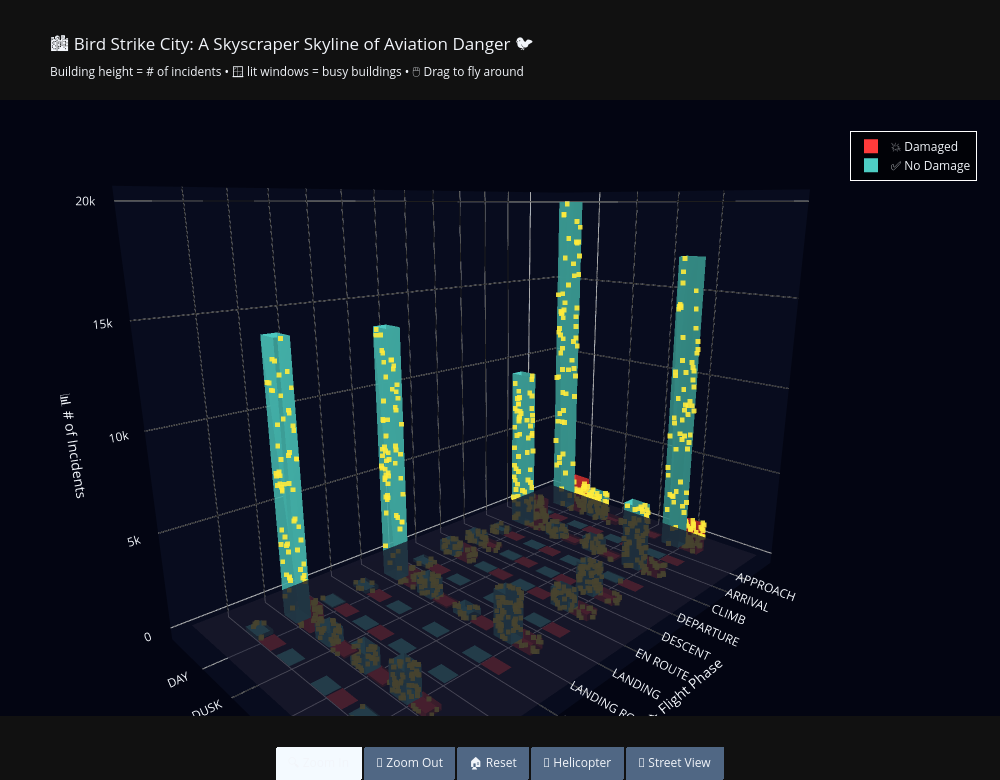

The notebook cell saved with this chart:
### Markdown cell above
## Exercise 4 (extra credit)

Create a new (fun) additional visualization of a type that we did not cover in class using the same dataset. You can look for inspirations [here](https://plotly.com/python/)! Explain your chart, including choice of dimensions, values, and encodings in comments or a markdown text box.

### Code cell
# Exercise 4: 3D Bird Strike SKYSCRAPER CITY! 🏙️🐦
#
# Real 3D buildings (boxes) where each building represents a combination of
# Flight Phase × Visibility, and the building's HEIGHT shows how many bird
# strikes happened in that combo. The taller the building, the more dangerous!
#
# Dimensions:
#   - X axis: Flight Phase (each phase = a row of buildings)
#   - Y axis: Visibility (Day, Night, Dawn, Dusk)
#   - Z axis (height): Number of incidents
# Color: Aircraft Damage (red glowing = damaged, green = no damage)
#
# It's a futuristic data city you can fly around in! 🌃✨

import pandas as pd
import plotly.graph_objects as go
import numpy as np

# Load and clean
bird_df = pd.read_csv("bird_strikes.csv")
bird_df["Damage Status"] = bird_df["Aircraft Damage"].map({1: "Damaged", 0: "No Damage"})
df = bird_df.dropna(subset=["Flight Phase", "Visibility", "Damage Status"])

grouped = df.groupby(
    ["Flight Phase", "Visibility", "Damage Status"]
)["Record ID"].count().reset_index(name="Incidents")

phases = list(grouped["Flight Phase"].unique())
visibilities = ["DAY", "DUSK", "DAWN", "NIGHT"]
phase_to_x = {p: i * 2 for i, p in enumerate(phases)}  # spaced apart
vis_to_y = {v: i * 2 for i, v in enumerate(visibilities)}

damage_colors = {"Damaged": "#FF3B3B", "No Damage": "#4ECDC4"}

# Helper function: build a box (skyscraper) at position (cx, cy) with given height
def make_building(cx, cy, height, width=0.7, color="#4ECDC4", name="", hover=""):
    # 8 corners of a box
    x = [cx-width, cx+width, cx+width, cx-width, cx-width, cx+width, cx+width, cx-width]
    y = [cy-width, cy-width, cy+width, cy+width, cy-width, cy-width, cy+width, cy+width]
    z = [0, 0, 0, 0, height, height, height, height]

    # 12 triangles to form the 6 faces of the box
    i = [0, 0, 0, 0, 4, 4, 1, 1, 2, 2, 3, 3]
    j = [1, 2, 4, 3, 5, 6, 5, 6, 6, 7, 7, 4]
    k = [2, 3, 5, 4, 6, 7, 6, 2, 7, 3, 4, 0]

    return go.Mesh3d(
        x=x, y=y, z=z,
        i=i, j=j, k=k,
        color=color,
        opacity=0.92,
        flatshading=True,
        name=name,
        hovertext=hover,
        hoverinfo="text",
        showlegend=False,
        lighting=dict(
            ambient=0.4,
            diffuse=0.9,
            specular=0.6,
            roughness=0.3,
            fresnel=0.2
        ),
        lightposition=dict(x=200, y=200, z=400)
    )

# Helper: add glowing "window dots" on the building sides for nighttime city vibes ✨
def make_windows(cx, cy, height, width=0.7):
    if height < 50:
        return None  # too small for windows
    # Random window dots scattered on the front faces
    n_windows = int(min(height / 30, 60))
    np.random.seed(int(cx * 100 + cy * 10))  # consistent windows per building
    window_x, window_y, window_z = [], [], []
    for _ in range(n_windows):
        side = np.random.choice([0, 1, 2, 3])
        h = np.random.uniform(20, height - 10)
        offset = np.random.uniform(-width * 0.7, width * 0.7)
        if side == 0:    # front
            window_x.append(cx + offset); window_y.append(cy - width - 0.01); window_z.append(h)
        elif side == 1:  # back
            window_x.append(cx + offset); window_y.append(cy + width + 0.01); window_z.append(h)
        elif side == 2:  # left
            window_x.append(cx - width - 0.01); window_y.append(cy + offset); window_z.append(h)
        else:            # right
            window_x.append(cx + width + 0.01); window_y.append(cy + offset); window_z.append(h)
    return go.Scatter3d(
        x=window_x, y=window_y, z=window_z,
        mode="markers",
        marker=dict(size=2.5, color="#FFEB3B", opacity=0.9, symbol="square"),
        showlegend=False,
        hoverinfo="skip"
    )

fig = go.Figure()

# Build all the skyscrapers!
for _, row in grouped.iterrows():
    if row["Visibility"] not in vis_to_y:
        continue
    cx = phase_to_x[row["Flight Phase"]]
    cy = vis_to_y[row["Visibility"]]
    height = row["Incidents"]
    color = damage_colors[row["Damage Status"]]

    # Damaged buildings stack on top of no-damage ones (no overlap)
    if row["Damage Status"] == "Damaged":
        cy += 0.85  # offset slightly so damaged sits next to no-damage

    hover = (f"<b>{row['Flight Phase']}</b><br>"
             f"Visibility: {row['Visibility']}<br>"
             f"Status: {row['Damage Status']}<br>"
             f"Incidents: {row['Incidents']:,}")

    fig.add_trace(make_building(cx, cy, height, width=0.4, color=color, hover=hover))

    # Add windows for tall buildings
    windows = make_windows(cx, cy, height, width=0.4)
    if windows:
        fig.add_trace(windows)

# Add a "ground" plane for the city to sit on
ground_x = [-2, max(phase_to_x.values()) + 2, max(phase_to_x.values()) + 2, -2]
ground_y = [-2, -2, max(vis_to_y.values()) + 3, max(vis_to_y.values()) + 3]
ground_z = [0, 0, 0, 0]
fig.add_trace(go.Mesh3d(
    x=ground_x, y=ground_y, z=ground_z,
    i=[0, 0], j=[1, 2], k=[2, 3],
    color="#1a1a2e",
    opacity=0.8,
    showlegend=False,
    hoverinfo="skip",
    lighting=dict(ambient=0.5)
))

# Fake legend entries
for status, color in damage_colors.items():
    label = "💥 Damaged" if status == "Damaged" else "✅ No Damage"
    fig.add_trace(go.Scatter3d(
        x=[None], y=[None], z=[None],
        mode="markers",
        marker=dict(size=14, color=color, symbol="square"),
        name=label,
        showlegend=True
    ))

fig.update_layout(
    title="🏙️ Bird Strike City: A Skyscraper Skyline of Aviation Danger 🐦<br><sub>Building height = # of incidents • 🪟 lit windows = busy buildings • 🖱️ Drag to fly around</sub>",
    width=1000,
    height=780,
    template="plotly_dark",
    scene=dict(
        xaxis=dict(
            title="✈️ Flight Phase",
            tickvals=list(phase_to_x.values()),
            ticktext=list(phase_to_x.keys()),
            gridcolor="rgba(255,255,255,0.05)",
            backgroundcolor="rgb(8, 12, 30)"
        ),
        yaxis=dict(
            title="👁️ Visibility",
            tickvals=list(vis_to_y.values()),
            ticktext=list(vis_to_y.keys()),
            gridcolor="rgba(255,255,255,0.05)",
            backgroundcolor="rgb(8, 12, 30)"
        ),
        zaxis=dict(
            title="📊 # of Incidents",
            gridcolor="rgba(255,255,255,0.05)",
            backgroundcolor="rgb(8, 12, 30)"
        ),
        bgcolor="rgb(3, 5, 18)",
        camera=dict(eye=dict(x=1.8, y=1.8, z=0.7)),
        aspectratio=dict(x=2, y=1.2, z=1.5)
    ),
    margin=dict(t=100, l=0, r=0, b=20),
    legend=dict(bgcolor="rgba(0,0,0,0.6)", bordercolor="white", borderwidth=1, x=0.85, y=0.95),
    updatemenus=[
        dict(
            type="buttons",
            direction="right",
            x=0.5, y=-0.05, xanchor="center",
            buttons=[
                dict(label="🔍 Zoom In",
                     method="relayout",
                     args=[{"scene.camera.eye": dict(x=1.0, y=1.0, z=0.5)}]),
                dict(label="🔭 Zoom Out",
                     method="relayout",
                     args=[{"scene.camera.eye": dict(x=3.0, y=3.0, z=1.5)}]),
                dict(label="🏠 Reset",
                     method="relayout",
                     args=[{"scene.camera.eye": dict(x=1.8, y=1.8, z=0.7)}]),
                dict(label="🚁 Helicopter",
                     method="relayout",
                     args=[{"scene.camera.eye": dict(x=0, y=0, z=2.5)}]),
                dict(label="🚶 Street View",
                     method="relayout",
                     args=[{"scene.camera.eye": dict(x=2.8, y=0.2, z=0.15)}]),
            ]
        )
    ]
)

fig.show()
